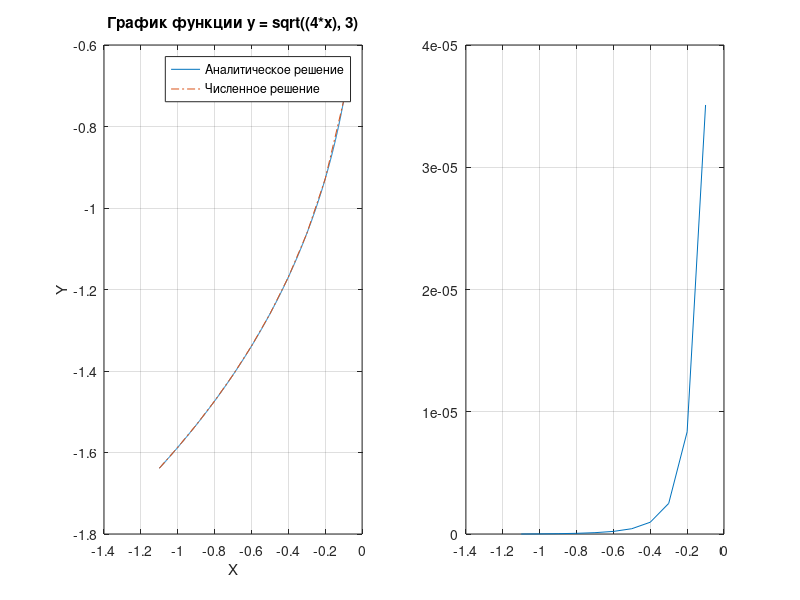

MATLAB code to generate this figure: (Note: this script raises an error after producing the figure.)
clear all;
format long;
a = -1.1;
b = -0.1;
n = 10;
h = (b-a)/n;
x = zeros(1, n+1);
y = zeros(1, n+1);
y0 = zeros(1, n+1);
d = zeros(1, n+1);
i_i = zeros(n+1, 1);

%Построение сетки
k = a;
i_i(1, 1) = 0;
for p = 1:(n+1)
    x(1, p) = k;
    y(1, p) = nthroot(4*k, 3);
    k = k+h;
end

%Конечно-разностный аналог и сходимость
k = a;
y0(1, 1) = nthroot(4*k, 3);
for p = 1:n
    f1 = y0(1, p)/((y0(1, p))^3 - k);
    f2 = (y0(1, p)+h/2*f1)/((y0(1, p)+h/2*f1)^3-(k+h/2));
    f3 = (y0(1, p)+h/2*f2)/((y0(1, p)+h/2*f2)^3-(k+h/2));
    f4 = (y0(1, p)+h*f3)/((y0(1, p)+h*f3)^3-(k+h));
    y0(1, p+1) = y0(1, p)+h/6*(f1+2*f2+2*f3+f4);
    d(1, p) = abs(y(1, p) - y0(1, p));
    k = k + h;
    i_i(p+1, 1) = i_i(p, 1) + 1;
end
d(1, n+1) = abs(y(1, p+1) - y0(1, p+1));

%Наибольшее значение сходимости
dm = max(d);

%Построение графиков
X = a:1/1000:b;
Y = nthroot(4.*X, 3);

figure
subplot(1,2,1);
plot(X, Y, "-", x, y0, "-.");
grid on
title('График функции y = sqrt((4*x), 3)')
xlabel('X')
ylabel('Y')
legend("Аналитическое решение", "Численное решение");

subplot(1,2,2);
plot(x, d);
grid on
str = {'h = ' + string(h),'Δ^m = ' + string(dm)};
text(-0.6, 0.0000000015, str);
title('Графики сходимости функции y = sqrt((4*x), 3)')
xlabel('X')
ylabel("Y")

xi = x';
yi = y0';
yi_0= y';
DeltaY = d';

T = table(i_i, xi, yi, yi_0, DeltaY);
writetable(T,'table_RK4.xlsx');
